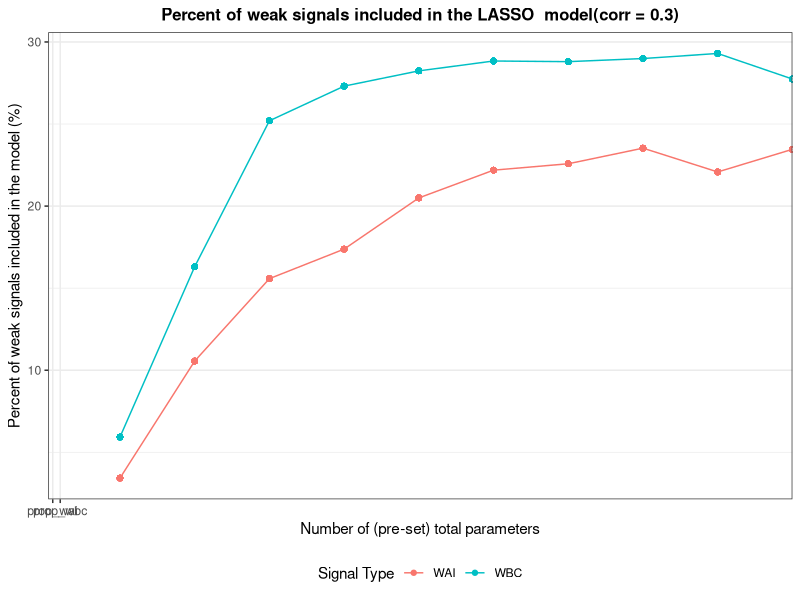
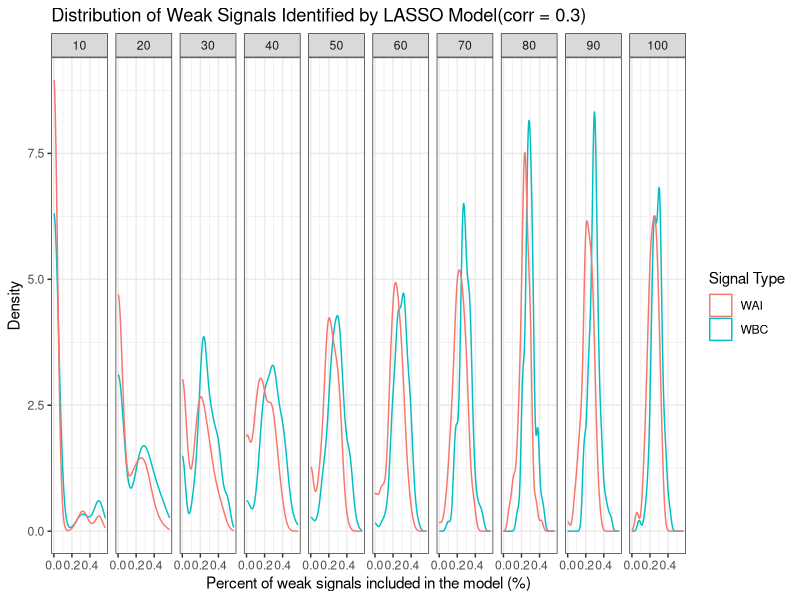
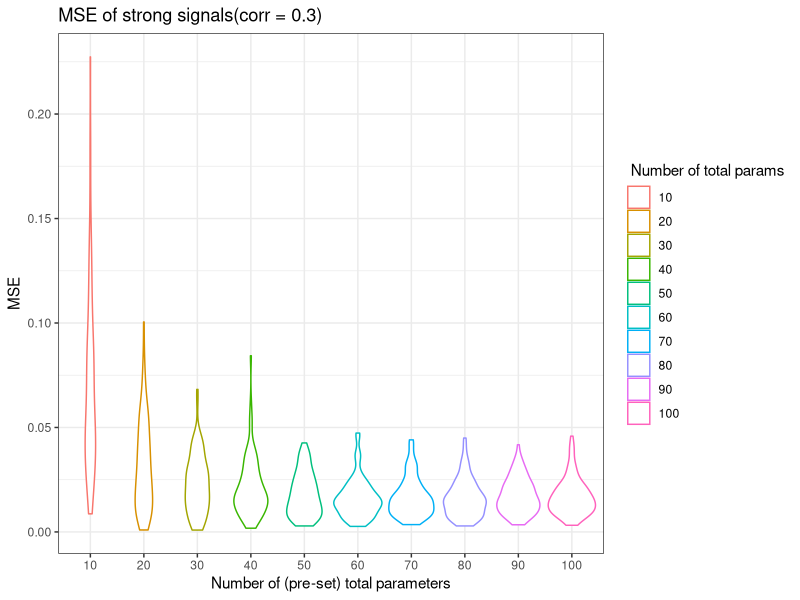

Here is the R script that generated these plots, in order:
## ---- chunk 1
library(tidyverse)
library(MASS)
library(matrixcalc)
library(pracma)
library(glmnet)
library(dplyr)

library(ggplot2)

knitr::opts_chunk$set(
	echo = TRUE,
	warning = FALSE,
	fig.width = 8, 
  fig.height = 6,
  out.width = "90%"
)

options(
  ggplot2.continuous.colour = "viridis",
  ggplot2.continuous.fill = "viridis"
)

scale_colour_discrete = scale_colour_viridis_d
scale_fill_discrete = scale_fill_viridis_d

theme_set(theme_minimal() + theme(legend.position = "bottom"))
## ---- chunk 2
sim_beta_strong = function(n_strong, coef_strong){
  rep(coef_strong, n_strong) + runif(n_strong, min = 0, max = coef_strong)
}


sim_data = function(n_sample = 200, n_parameter = 50, prop_strong = 0.1, prop_wbc = 0.2, prop_wai = 0.2, c = 1, cor = 0.3, coef_strong = 5) {
  # Numbers of four signals
  n_strong = as.integer(n_parameter * prop_strong) # strong
  n_wbc = as.integer(n_parameter * prop_wbc) # weak but correlated
  n_wai = as.integer(n_parameter * prop_wai) # weak and independent
  n_null = n_parameter - n_strong - n_wbc - n_wai # null
  
  if (n_null < 0) {
    return("Given parameters' proportions are not valid.")
  }
  
  bound = c * sqrt(log(n_parameter) / n_sample) # threshold of weak/strong, the default is 0.14
  if (coef_strong < bound) {
    coef_strong = coef_strong + 2 * bound
  }
  
  cor_matrix = diag(n_parameter)
  
  # add correlation
  for (i in 1:n_strong) {
    cor_matrix[i, (n_strong + n_wai + i)] = cor
    cor_matrix[i, (n_strong + n_wai + n_wbc + 1 - i)] = cor
    cor_matrix[(n_strong + n_wai + i), i] = cor
    cor_matrix[(n_strong + n_wai + n_wbc + 1 - i), i] = cor
  }
  
  
  if (!is.positive.definite(cor_matrix)) {
    return("The correlation matrix is not valid.")
  }
  
  # simulate the data from multivariate normal
  X = mvrnorm(n = n_sample, mu = rep(0, n_parameter), Sigma = cor_matrix) # var = 1, correlation = covariance
  
  beta = c(
    sim_beta_strong(n_strong, coef_strong),
    runif(min = bound/2, max = bound, n = n_wai), 
    runif(min = bound/2, max = bound, n = n_wbc),
    rep(0, n_null) 
  )
  
  Y = 1 + X %*% beta + rnorm(n_sample)
  data = as_tibble(data.frame(cbind(X, Y)))
  
  # Name the columns
  cols = c(
    str_c("strong", 1:n_strong, sep = "_"),
    str_c("wai", 1:n_wai, sep = "_"),
    str_c("wbc", 1:n_wbc, sep = "_"),
    str_c("null", 1:n_null, sep = "_"),
    "Y"
   )
   colnames(data) = cols
   data = data %>% 
     dplyr::select(Y, everything())

  list(beta = beta, 
       correlation = cor,
       n_parameter = n_parameter,
       prop_strong = prop_strong,
       prop_wbc = prop_wbc, 
       prop_wai = prop_wbc,
       n_strong = n_strong,
       n_wai = n_wai,
       n_wbc = n_wbc,
       data = data
       )
  
}



## ---- chunk 3
data_10_multi_100 = vector("list", length = 10)

for (i in 1:10) {
  num_parameter = 10*i
  
  output = vector("list", length = 100)
  
  for (j in 1:100) {
  output[[j]] =  sim_data(n_parameter = num_parameter, cor = 0.3)
  }
  
  data_10_multi_100[[i]] = output

}
## ---- chunk 4
# create a list to store all the non_zero parameters in each fit regression
para = vector("list", length = 10)
for (i in 1:10) {
  output_para = vector("list", length = 100)
  for (j in 1:100) {
    data = data_10_multi_100[[i]][[j]][[10]] 
    X = data%>% 
    dplyr::select(-Y) %>% 
    as.matrix()
    Y= data$Y
    # 10-fold CV using mean squared error
    fit.lasso <- cv.glmnet(X, Y, nfolds = 10,type.measure = "mse") 
    # one standard-error rule
    param.best <- fit.lasso$glmnet.fit$beta[, fit.lasso$lambda==fit.lasso$lambda.1se]
    output_para[[j]] = param.best[param.best != 0]
   
  }
  para[[i]] = output_para

}
## ---- chunk 5
#create a data frame indicate the information how models we fit for datasets in different scenarios perform in identifying signals
df = data.frame(matrix(ncol = 6, nrow = 0))
colnames(df) = c('n_parameter_total','n_parameter_selected', 'prop_strong','prop_wai','prop_wbc','prop_null')

for (i in 1:10){
   n_parameter_total = i*10
  for (j in 1:100){
    p = unlist(para[[i]][j])
    n_parameter_selected = length(p)
    pnames = strsplit(names(p), split = '_')
    name = c()
    for (n in 1: n_parameter_selected) {
      name[n]=pnames[[n]][1]
    }
    n_strong = length(name[name == 'strong'])
    n_wai = length(name[name == 'wai'])
    n_wbc = length(name[name == 'wbc'])
    n_null = length(name[name == 'null'])
    prop_strong = round(n_strong/n_parameter_selected,digits=2)
    prop_wai = round(n_wai/n_parameter_selected,digits =2)
    prop_wbc = round(n_wbc/n_parameter_selected, digits =2)
    prop_null = round(n_null/n_parameter_selected, digits =2)
    df[(i-1)*100+j,]= c(n_parameter_total,n_parameter_selected,
                       prop_strong,prop_wai,prop_wbc,prop_null)
  }

}
## ---- chunk 6
#plot the proportion of each signals 
df %>%
  group_by(n_parameter_total) %>%
  mutate(wai = mean(prop_wai),
         wbc= mean(prop_wbc))%>%
  ggplot(aes(x = n_parameter_total))+
 geom_point(aes(y=(wai)*100, color="prop_wai")) + 
 geom_point(aes(y=(wbc)*100, color="prop_wbc")) + 
  geom_line(aes(y=(wai)*100, color="prop_wai")) + 
  geom_line(aes(y=(wbc)*100, color="prop_wbc")) + 
 labs(title = "Percent of weak signals included in the LASSO  model(corr = 0.3)",
       y = "Percent of weak signals included in the model (%)",
       x = "Number of (pre-set) total parameters") +  
  theme_bw() + 
  theme(plot.title = 
          element_text(hjust = 0.5, 
                       size=12, 
                       face='bold'), 
          legend.position = "bottom") +
  scale_x_discrete(limits=c( "prop_wai", "prop_wbc")) + 
  scale_color_discrete(name = "Signal Type", labels = c("WAI", "WBC")) 
## ---- chunk 7
df %>% ggplot(aes()) +
  geom_density(aes(x = prop_wbc, color = "WBC")) + 
  geom_density(aes(x=prop_wai, color = "WAI")) +
  facet_grid(~n_parameter_total) +
  theme(legend.title=element_blank())+
  labs(title = "Distribution of Weak Signals Identified by LASSO Model(corr = 0.3)",
       x = "Percent of weak signals included in the model (%)",
       y = "Density") +  
   theme_bw()+
  scale_color_discrete(name = "Signal Type", labels = c( "WAI", "WBC"))

## ---- chunk 8
#calculate the MSE of strong coefficients
#create a litst to store the coefficients of strong signals in the "true" model
true_coef = vector('list', length = 10)
for (i in 1:10){
  output_coef = vector('list',length = 100)
  for (j in 1:100){
    coef = data_10_multi_100[[i]][[j]][1]
    coef_strong = coef[[1]][1:i]
    output_coef[[j]] = coef_strong
  }
  true_coef[[i]] = output_coef
}

#create a list to store the coefficients of strong signals in the fitted model 
fitted_coef = vector('list', length = 10)
for (i in 1:10){
  output_coef2 = vector('list', length = 100)
  for (j in 1:100){
    p = unlist(para[[i]][j]) 
    pnames2 = strsplit(names(p), split = '_')
    for (n in 1:length(p)){
      names(p)[n] = pnames2[[n]][1]
    }
    output_coef2[[j]] = p[names(p)=='strong']
  }
  fitted_coef[[i]] = output_coef2
}
## ---- chunk 9
#calculate the MSE for each scenarios
mse_df = data.frame(matrix (ncol = 0, nrow = 100))
for (i in 1:10){
  mse_list2 = c()
  for (j in 1:100){
    MSE = mean((true_coef[[i]][[j]] - fitted_coef[[i]][[j]])^2)
    mse_list2[j] = as.vector(MSE)
  }
  
  mse_df =cbind(mse_df,mse_list2)
}
names(mse_df) = c("10","20","30","40","50","60","70","80","90","100")
head(mse_df)
## ---- chunk 10
#plot of MSE for each scenarios against # of parameters
mse_df2 = mse_df %>%
  pivot_longer(
    everything(),
    names_to = "n_param_total",
    values_to = 'MSE') 


mse_df2 %>% 
   mutate(n_param_total = factor(n_param_total, levels=c(10,20,30,40,50,60,70,80,90,100))) %>% 
  ggplot()+
  geom_violin(aes(x = n_param_total, y = MSE, color = n_param_total))+
   labs(title = "MSE of strong signals(corr = 0.3)",
       x = "Number of (pre-set) total parameters",
       y = "MSE") +  
   theme_bw()+
  scale_color_discrete(name = " Number of total params", labels = c(10,20,30,40,50,60,70,80,90,100))
  
